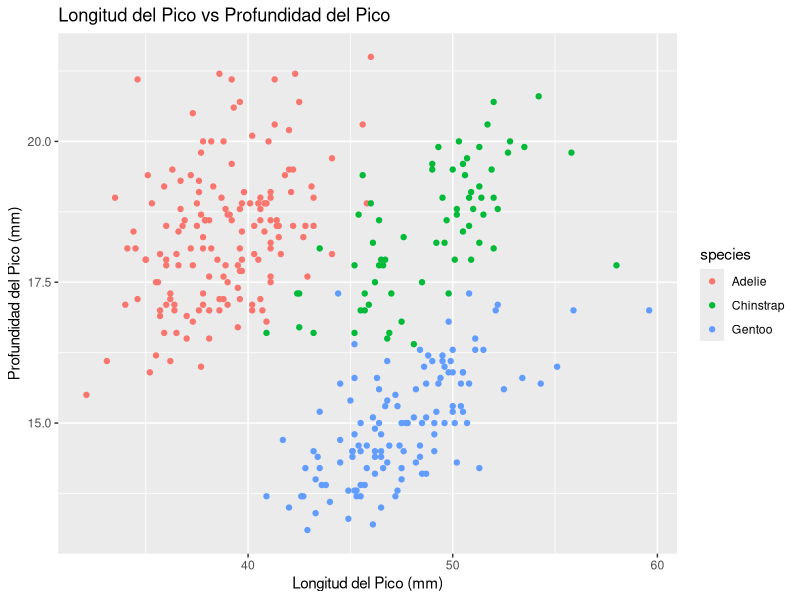
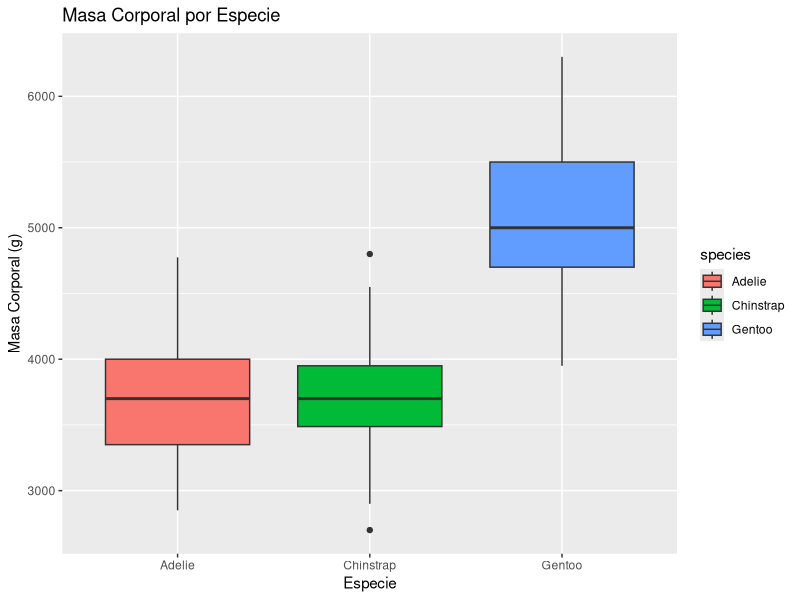
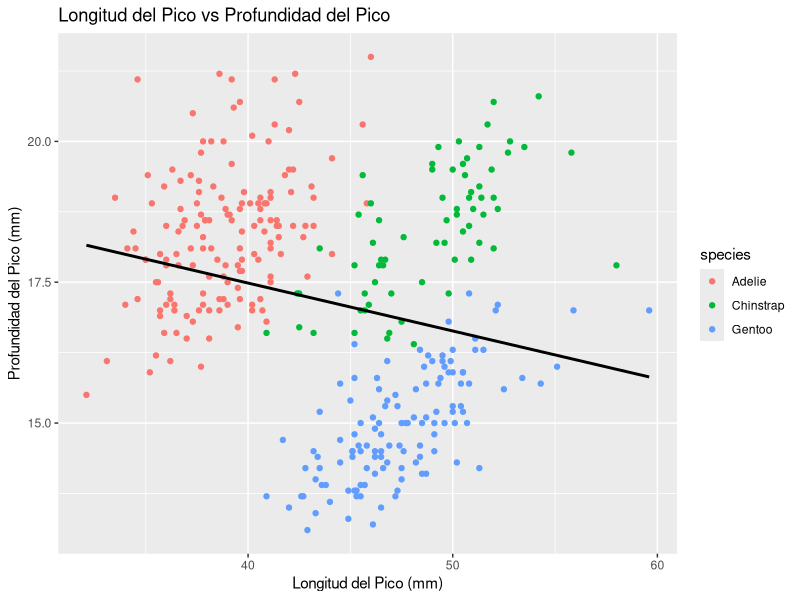

Write the R code that produced these figures, in order. (Note: this script raises an error after producing the figures.)
## ---- chunk 1
install.packages("palmerpenguins") 

## ---- chunk 2
library(palmerpenguins)
penguins <- penguins
## ---- chunk 3
head(penguins)
## ---- chunk 4
summary(penguins)
## ---- chunk 5
install.packages("dplyr")
## ---- chunk 6
library(dplyr)
## ---- chunk 7
# Mostrar las filas con valores faltantes en cualquier columna
rows_with_nas <- penguins %>%
  filter(rowSums(is.na(.)) > 0)

# Imprimir las filas con valores faltantes
print(rows_with_nas)
## ---- chunk 8
# Excluir las filas con valores faltantes usando na.omit()
penguins_no_na <- na.omit(penguins)

# Mostrar el dataframe sin valores faltantes
print(penguins_no_na)

## ---- chunk 9
# Mostrar las filas con valores faltantes en cualquier columna
rows_with_nas <- penguins[complete.cases(penguins) == FALSE, ]

# Imprimir las filas con valores faltantes
print(rows_with_nas)
## ---- chunk 10
# Excluir filas con valores faltantes en cualquier columna excepto en 'sex'
rows_without_nas_except_sex <- penguins[complete.cases(penguins) | (!is.na(penguins$sex)), ]

# Imprimir las filas filtradas
print(rows_without_nas_except_sex)

## ---- chunk 11
library(ggplot2)

# Gráfico de dispersión de bill_length_mm vs bill_depth_mm
ggplot(penguins, aes(x = bill_length_mm, y = bill_depth_mm, color = species)) +
  geom_point() +
  labs(title = "Longitud del Pico vs Profundidad del Pico", x = "Longitud del Pico (mm)", y = "Profundidad del Pico (mm)")

# Boxplot de body_mass_g por especie
ggplot(penguins, aes(x = species, y = body_mass_g, fill = species)) +
  geom_boxplot() +
  labs(title = "Masa Corporal por Especie", x = "Especie", y = "Masa Corporal (g)")

## ---- chunk 12
library(ggplot2)

# Gráfico de dispersión de bill_length_mm vs bill_depth_mm con recta de regresión
ggplot(penguins, aes(x = bill_length_mm, y = bill_depth_mm, color = species)) +
  geom_point() +
  geom_smooth(method = "lm", se = FALSE, color = "black") +  # Agregar la línea de regresión
  labs(title = "Longitud del Pico vs Profundidad del Pico", 
       x = "Longitud del Pico (mm)", 
       y = "Profundidad del Pico (mm)")

## ---- chunk 13
# Calcular matriz de correlación
correlation_matrix <- cor(select(penguins_no_na, -c(species, island, sex, year)))

# Mostrar la matriz de correlación
print(correlation_matrix)

## ---- chunk 14
library(ggplot2)
library(tidyr)  # Cargar la librería tidyr

# Calcular la matriz de correlación
correlation_matrix <- cor(select(penguins, -c(species, island, sex, year)))

# Crear el gráfico de dispersión de bill_length_mm vs bill_depth_mm
scatter_plot <- ggplot(penguins, aes(x = bill_length_mm, y = bill_depth_mm, color = species)) +
  geom_point() +
  labs(title = "Longitud del Pico vs Profundidad del Pico", x = "Longitud del Pico (mm)", y = "Profundidad del Pico (mm)")

# Crear el boxplot de body_mass_g por especie
boxplot <- ggplot(penguins, aes(x = species, y = body_mass_g, fill = species)) +
  geom_boxplot() +
  labs(title = "Masa Corporal por Especie", x = "Especie", y = "Masa Corporal (g)")

# Crear el gráfico de la matriz de correlación
correlation_plot <- ggplot(data = gather(as.data.frame(correlation_matrix), key = "Var2", value = "value"), 
                           aes(Var1, Var2, fill = value)) +
  geom_tile(color = "white") +
  scale_fill_gradient2(low = "blue", high = "red", mid = "white", midpoint = 0, limit = c(-1,1), space = "Lab", name="Correlation") +
  labs(title = "Matriz de Correlación") +
  theme_minimal() +
  theme(axis.text.x = element_text(angle = 90, vjust = 1, size = 10, hjust = 1))

# Mostrar los gráficos juntos
library(gridExtra)
grid.arrange(scatter_plot, boxplot, correlation_plot, ncol = 3)


## ---- chunk 15
install.packages("reshape2")
## ---- chunk 16
install.packages("tidyr")
## ---- chunk 17
install.packages("reshape2")  # Instalar la librería reshape2 si aún no está instalada
library(reshape2)  # Cargar la librería reshape2

## ---- chunk 18
install.packages("tidyr")  # Instalar la librería tidyr

## ---- chunk 19
# Calcular la matriz de correlación
correlation_matrix <- cor(select(penguins, -c(species, island, sex, year)))

# Crear el gráfico de dispersión de bill_length_mm vs bill_depth_mm
scatter_plot <- ggplot(penguins, aes(x = bill_length_mm, y = bill_depth_mm, color = species)) +
  geom_point() +
  labs(title = "Longitud del Pico vs Profundidad del Pico", x = "Longitud del Pico (mm)", y = "Profundidad del Pico (mm)")

# Crear el boxplot de body_mass_g por especie
boxplot <- ggplot(penguins, aes(x = species, y = body_mass_g, fill = species)) +
  geom_boxplot() +
  labs(title = "Masa Corporal por Especie", x = "Especie", y = "Masa Corporal (g)")

# Crear el gráfico de la matriz de correlación
correlation_plot <- ggplot(data = gather(as.data.frame(correlation_matrix), key = "Var2", value = "value"), 
                           aes(Var1, Var2, fill = value)) +
  geom_tile(color = "white") +
  scale_fill_gradient2(low = "blue", high = "red", mid = "white", midpoint = 0, limit = c(-1,1), space = "Lab", name="Correlation") +
  labs(title = "Matriz de Correlación") +
  theme_minimal() +
  theme(axis.text.x = element_text(angle = 90, vjust = 1, size = 10, hjust = 1))

# Mostrar los gráficos juntos
library(gridExtra)
grid.arrange(scatter_plot, boxplot, correlation_plot, ncol = 3)
## ---- chunk 20
install.packages("reshape2")  # Instalar la librería reshape2

## ---- chunk 21
install.packages("dplyr")
## ---- chunk 22
library(dplyr)
## ---- chunk 23

library(ggplot2)
library(reshape2)  # Cargar la librería reshape2 para melt

# Calcular matriz de correlación
correlation_matrix <- cor(select(penguins_no_na, -c(species, island, sex, year)))

# Convertir la matriz de correlación en un dataframe
correlation_df <- as.data.frame(correlation_matrix)

# Convertir la matriz de correlación en formato largo
correlation_df_long <- melt(correlation_df)

# Crear el gráfico de matriz de correlación
correlation_plot <- ggplot(data = correlation_df_long, aes(x = Var1, y = Var2, fill = value)) +
  geom_tile() +
  scale_fill_gradient2(low = "blue", high = "red", mid = "white", midpoint = 0, limit = c(-1, 1), name = "Correlation") +
  theme_minimal() +
  theme(axis.text.x = element_text(angle = 90, vjust = 0.5, hjust = 1))

# Mostrar el gráfico
print(correlation_plot)


## ---- chunk 24
# Inspeccionar el dataframe correlation_df_long
print(head(correlation_df_long))

## ---- chunk 25
# Crear el gráfico de matriz de correlación
correlation_plot <- ggplot(data = correlation_df_long, aes(x = variable, y = variable, fill = value)) +
  geom_tile() +
  scale_fill_gradient2(low = "blue", high = "red", mid = "white", midpoint = 0, limit = c(-1, 1), name = "Correlation") +
  theme_minimal() +
  theme(axis.text.x = element_text(angle = 90, vjust = 0.5, hjust = 1))

# Mostrar el gráfico
print(correlation_plot)

## ---- chunk 26
library(ggplot2)

# Calcular matriz de correlación
correlation_matrix <- cor(select(penguins_no_na, -c(species, island, sex, year)))

# Convertir la matriz de correlación en un dataframe
correlation_df <- as.data.frame(correlation_matrix)

# Convertir la matriz de correlación en formato largo
correlation_df_long <- as.data.frame(as.table(correlation_df))

# Renombrar las columnas del dataframe largo
colnames(correlation_df_long) <- c("variable1", "variable2", "correlation")

# Crear el gráfico de matriz de correlación
correlation_plot <- ggplot(correlation_df_long, aes(x = variable1, y = variable2, fill = correlation)) +
  geom_tile() +
  scale_fill_gradient2(low = "blue", high = "red", mid = "white", midpoint = 0, name = "Correlation") +
  labs(title = "Matriz de Correlación") +
  theme_minimal() +
  theme(axis.text.x = element_text(angle = 90, vjust = 0.5, hjust = 1))

# Mostrar el gráfico
print(correlation_plot)

## ---- chunk 27
library(ggplot2)
library(reshape2)  # Cargar la librería reshape2

# Calcular matriz de correlación
correlation_matrix <- cor(select(penguins_no_na, -c(species, island, sex, year)))

# Convertir la matriz de correlación en un dataframe
correlation_df <- as.data.frame(correlation_matrix)

# Convertir la matriz de correlación en un dataframe largo
correlation_df_long <- melt(correlation_df)

# Renombrar las columnas del dataframe largo
colnames(correlation_df_long) <- c("variable1", "variable2", "correlation")

# Crear el gráfico de matriz de correlación
correlation_plot <- ggplot(correlation_df_long, aes(x = variable1, y = variable2, fill = correlation)) +
  geom_tile() +
  scale_fill_gradient2(low = "blue", high = "red", mid = "white", midpoint = 0, name = "Correlation") +
  labs(title = "Matriz de Correlación") +
  theme_minimal() +
  theme(axis.text.x = element_text(angle = 90, vjust = 0.5, hjust = 1))

# Mostrar el gráfico
print(correlation_plot)

## ---- chunk 28
library(ggplot2)
library(reshape2)  # Cargar la librería reshape2

# Calcular matriz de correlación
correlation_matrix <- cor(select(penguins_no_na, -c(species, island, sex, year)))

# Convertir la matriz de correlación en un dataframe
correlation_df <- as.data.frame(correlation_matrix)

# Convertir la matriz de correlación en un dataframe largo
correlation_df_long <- melt(correlation_df)

# Crear el gráfico de matriz de correlación
correlation_plot <- ggplot(correlation_df_long, aes(x = Var1, y = Var2, fill = value)) +
  geom_tile() +
  scale_fill_gradient2(low = "blue", high = "red", mid = "white", midpoint = 0, name = "Correlation") +
  labs(title = "Matriz de Correlación") +
  theme_minimal() +
  theme(axis.text.x = element_text(angle = 90, vjust = 0.5, hjust = 1))

# Mostrar el gráfico
print(correlation_plot)

## ---- chunk 29
library(ggplot2)
library(reshape2)  # Cargar la librería reshape2

# Calcular matriz de correlación
correlation_matrix <- cor(select(penguins_no_na, -c(species, island, sex, year)))

# Convertir la matriz de correlación en un dataframe
correlation_df <- as.data.frame(correlation_matrix)

# Convertir la matriz de correlación en un dataframe largo
correlation_df_long <- melt(correlation_df, varnames = c("Var1", "Var2"))

# Crear el gráfico de matriz de correlación
correlation_plot <- ggplot(correlation_df_long, aes(x = Var1, y = Var2, fill = value)) +
  geom_tile() +
  scale_fill_gradient2(low = "blue", high = "red", mid = "white", midpoint = 0, name = "Correlation") +
  labs(title = "Matriz de Correlación") +
  theme_minimal() +
  theme(axis.text.x = element_text(angle = 90, vjust = 0.5, hjust = 1))

# Mostrar el gráfico
print(correlation_plot)

## ---- chunk 30
str(correlation_df_long)
## ---- chunk 31
library(ggplot2)
library(reshape2)  # Cargar la librería reshape2

# Calcular matriz de correlación
correlation_matrix <- cor(select(penguins_no_na, -c(species, island, sex, year)))

# Convertir la matriz de correlación en un dataframe
correlation_df <- as.data.frame(correlation_matrix)

# Convertir la matriz de correlación en un dataframe largo
correlation_df_long <- melt(correlation_df)

# Crear el gráfico de matriz de correlación
correlation_plot <- ggplot(correlation_df_long, aes(x = variable, y = variable, fill = value)) +
  geom_tile() +
  scale_fill_gradient2(low = "blue", high = "red", mid = "white", midpoint = 0, name = "Correlation") +
  labs(title = "Matriz de Correlación") +
  theme_minimal() +
  theme(axis.text.x = element_text(angle = 90, vjust = 0.5, hjust = 1))

# Mostrar el gráfico
print(correlation_plot)

## ---- chunk 32
library(ggplot2)
library(reshape2)  

# Calcular matriz de correlación
correlation_matrix <- cor(select(penguins_no_na, -c(species, island, sex, year)))

# Convertir la matriz de correlación en un dataframe
correlation_df <- as.data.frame(correlation_matrix)

# Convertir la matriz de correlación en un dataframe largo
correlation_df_long <- melt(correlation_df)

# Crear el gráfico de matriz de correlación
correlation_plot <- ggplot(correlation_df_long, aes(x = bill_length_mm, y = bill_depth_mm, fill = value)) +
  geom_tile() +
  scale_fill_gradient2(low = "blue", high = "red", mid = "white", midpoint = 0, name = "Correlation") +
  labs(title = "Matriz de Correlación") +
  theme_minimal() +
  theme(axis.text.x = element_text(angle = 90, vjust = 0.5, hjust = 1))

# Mostrar el gráfico
print(correlation_plot)

## ---- chunk 33
library(ggplot2)
library(reshape2)  

# Calcular matriz de correlación
correlation_matrix <- cor(select(penguins_no_na, -c(species, island, sex, year)))

# Convertir la matriz de correlación en un dataframe
correlation_df <- as.data.frame(correlation_matrix)

# Convertir la matriz de correlación en un dataframe largo
correlation_df_long <- melt(correlation_df)

# Crear el gráfico de matriz de correlación
correlation_plot <- ggplot(correlation_df_long, aes(x = variable, y = variable, fill = value)) +
  geom_tile() +
  scale_fill_gradient2(low = "blue", high = "red", mid = "white", midpoint = 0, name = "Correlation") +
  labs(title = "Matriz de Correlación") +
  theme_minimal() +
  theme(axis.text.x = element_text(angle = 90, vjust = 0.5, hjust = 1))

# Mostrar el gráfico
print(correlation_plot)

